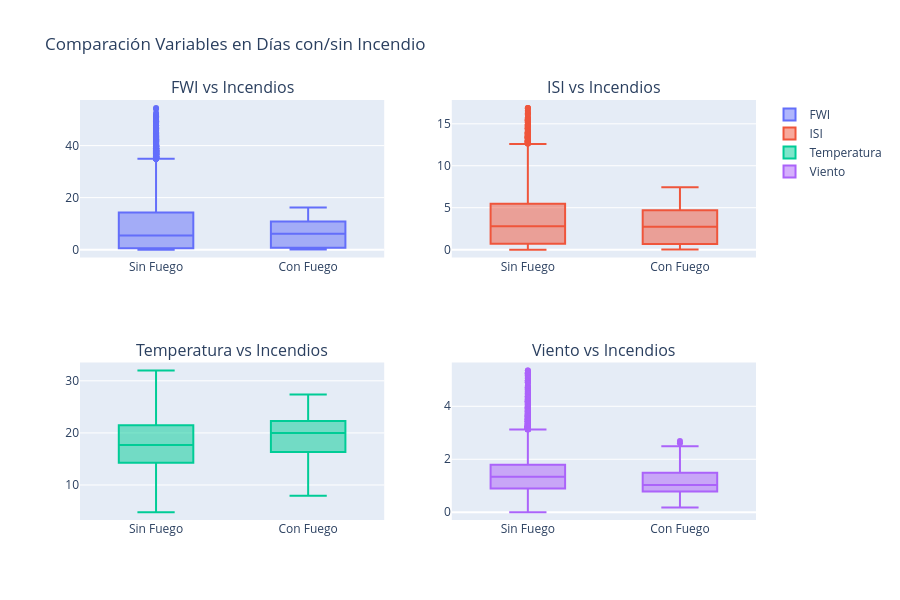

The cell this chart's notebook holds for it:
### Code cell
# Comparación días con/sin incendio
fig_incendios = make_subplots(rows = 2, cols = 2, 
                             subplot_titles = ('FWI vs Incendios', 'ISI vs Incendios',
                                           'Temperatura vs Incendios', 'Viento vs Incendios'))

# FWI
fig_incendios.add_trace(
    go.Box(x = df['has_fire'].map({0: 'Sin Fuego', 1: 'Con Fuego'}), 
           y = df['fwi'], name = 'FWI'),
    row = 1, col = 1
)

# ISI
fig_incendios.add_trace(
    go.Box(x = df['has_fire'].map({0: 'Sin Fuego', 1: 'Con Fuego'}), 
           y = df['isi'], name='ISI'),
    row = 1, col = 2
)

# Temperatura
fig_incendios.add_trace(
    go.Box(x = df['has_fire'].map({0: 'Sin Fuego', 1: 'Con Fuego'}), 
           y = df['t2m'], name='Temperatura'),
    row = 2, col = 1
)

# Viento
fig_incendios.add_trace(
    go.Box(x = df['has_fire'].map({0: 'Sin Fuego', 1: 'Con Fuego'}), 
           y = df['wind_speed'], name='Viento'),
    row = 2, col = 2
)

fig_incendios.update_layout(height=600, title_text="Comparación Variables en Días con/sin Incendio")
fig_incendios.show()

### Figure 1 — Plotly figure (JSON) as saved in the notebook; plotly's stock layout.template omitted (floating-point values rounded to 4 significant figures; data arrays with more than 128 entries replaced by an {"elided": "..."} marker saying what was removed)
{"data": [{"name": "FWI", "type": "box", "x": {"elided": "14278 str values"}, "xaxis": "x", "y": {"elided": "14278 float values"}, "yaxis": "y"}, {"name": "ISI", "type": "box", "x": {"elided": "14278 str values"}, "xaxis": "x2", "y": {"elided": "14278 float values"}, "yaxis": "y2"}, {"name": "Temperatura", "type": "box", "x": {"elided": "14278 str values"}, "xaxis": "x3", "y": {"elided": "14278 float values"}, "yaxis": "y3"}, {"name": "Viento", "type": "box", "x": {"elided": "14278 str values"}, "xaxis": "x4", "y": {"elided": "14278 float values"}, "yaxis": "y4"}], "layout": {"annotations": [{"font": {"size": 16}, "showarrow": false, "text": "FWI vs Incendios", "x": 0.225, "xanchor": "center", "xref": "paper", "y": 1, "yanchor": "bottom", "yref": "paper"}, {"font": {"size": 16}, "showarrow": false, "text": "ISI vs Incendios", "x": 0.775, "xanchor": "center", "xref": "paper", "y": 1, "yanchor": "bottom", "yref": "paper"}, {"font": {"size": 16}, "showarrow": false, "text": "Temperatura vs Incendios", "x": 0.225, "xanchor": "center", "xref": "paper", "y": 0.375, "yanchor": "bottom", "yref": "paper"}, {"font": {"size": 16}, "showarrow": false, "text": "Viento vs Incendios", "x": 0.775, "xanchor": "center", "xref": "paper", "y": 0.375, "yanchor": "bottom", "yref": "paper"}], "height": 600, "title": {"text": "Comparación Variables en Días con/sin Incendio"}, "xaxis": {"anchor": "y", "domain": [0, 0.45]}, "xaxis2": {"anchor": "y2", "domain": [0.55, 1]}, "xaxis3": {"anchor": "y3", "domain": [0, 0.45]}, "xaxis4": {"anchor": "y4", "domain": [0.55, 1]}, "yaxis": {"anchor": "x", "domain": [0.625, 1]}, "yaxis2": {"anchor": "x2", "domain": [0.625, 1]}, "yaxis3": {"anchor": "x3", "domain": [0, 0.375]}, "yaxis4": {"anchor": "x4", "domain": [0, 0.375]}}}
